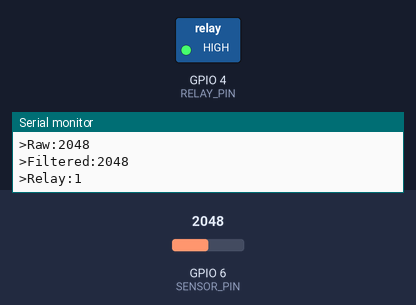
A program run on a simulated ESP32-S3. Shown: switched loads named in the program (green lamp = pin HIGH), the last lines printed to the serial monitor. Inputs (shaded band) come from the test bench; at power-on: GPIO 6 (SENSOR_PIN) = 2048 (analog values on the 0–4095 scale).

Above: at 1.2 s.
1.3 s: GPIO 6 (SENSOR_PIN) set to 2863
3.9 s: GPIO 6 (SENSOR_PIN) set to 2956
At 4.8 s:
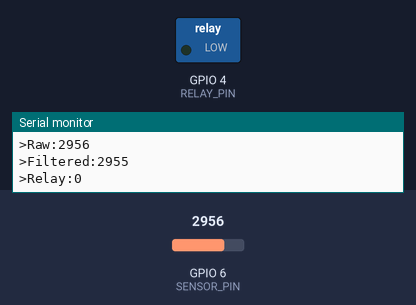
5.4 s: GPIO 6 (SENSOR_PIN) set to 2260
7.9 s: GPIO 6 (SENSOR_PIN) set to 2133
At 8.3 s:
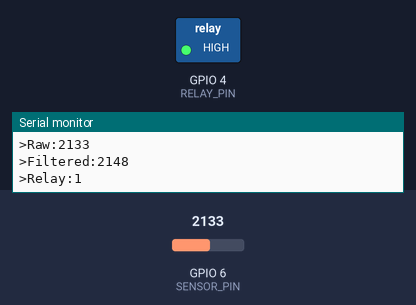
9.5 s: GPIO 6 (SENSOR_PIN) set to 2940
At 11.4 s:
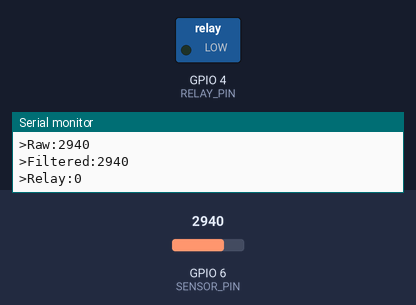
Timing chart, 0 to 12.5 s (numbered marks = the images above; inputs shaded):
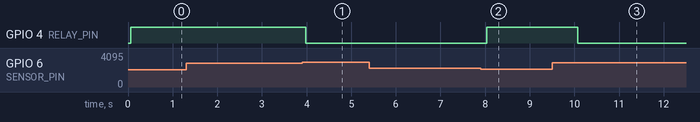

Measured:
- the behaviour switches between 2900 and 2901 on GPIO 6 (SENSOR_PIN) (found by bisection; images 0 and 1)
- the behaviour switches between 2200 and 2199 on GPIO 6 (SENSOR_PIN) (found by bisection; images 1 and 2)
- after the input at 3.9 s, GPIO 4 (RELAY_PIN): HIGH → LOW after 0.09 s
- after the input at 7.9 s, GPIO 4 (RELAY_PIN): LOW → HIGH after 0.13 s
- after the input at 9.5 s, GPIO 4 (RELAY_PIN): HIGH → LOW after 0.57 s

The program:

main.cpp
```cpp
#include <Arduino.h>

const int SENSOR_PIN = 6; // Pin connected to the photoresistor voltage divider (GPIO In, ADC)
const int RELAY_PIN = 4;  // Pin driving the relay transistor (GPIO Out)

// Hysteresis thresholds (ADC 0...4095).
// Below THRESHOLD_DARK  -> dark  -> relay ON.
// Above THRESHOLD_LIGHT -> light -> relay OFF.
// Between the thresholds the state does not change, so the relay does not "chatter".
const int THRESHOLD_DARK = 2200;
const int THRESHOLD_LIGHT = 2900;

// EMA filter: y = alpha * x + (1 - alpha) * y_prev.
// Smaller alpha -> stronger smoothing, but slower response.
// When sampling every 20 ms, alpha = 0.1 gives a time constant of ~200 ms.
const float EMA_ALPHA = 0.1f;

const unsigned long LOOP_PERIOD_MS = 20;  // Sensor sampling period
const unsigned long LOG_PERIOD_MS = 100;   // Teleplot output period

bool relayOn = false;              // Current relay state
float filteredValue = 0;           // EMA filter output (y[i-1])
unsigned long lastLogMs = 0;       // Time of the last Serial output

void setup() {
  Serial.begin(115200);
  Serial.println("LDR relay controller started");

  pinMode(RELAY_PIN, OUTPUT);
  digitalWrite(RELAY_PIN, LOW); // Start with the relay off

  // ADC resolution (12 bits = 0...4095)
  analogReadResolution(12);

  // --- Temporary sensor pin diagnostics ---
  pinMode(SENSOR_PIN, INPUT_PULLDOWN); delay(20);
  int withPullDown = analogRead(SENSOR_PIN);
  pinMode(SENSOR_PIN, INPUT_PULLUP);   delay(20);
  int withPullUp = analogRead(SENSOR_PIN);
  pinMode(SENSOR_PIN, INPUT);          delay(20);
  int noPull = analogRead(SENSOR_PIN);
  Serial.printf("DIAG GPIO%d: pulldown=%d pullup=%d none=%d mV=%d\n",
                SENSOR_PIN, withPullDown, withPullUp, noPull, analogReadMilliVolts(SENSOR_PIN));

  // Seed the filter with a real reading to avoid a "ramp-up" from zero
  filteredValue = analogRead(SENSOR_PIN);
}

void loop() {
  // 1. Read the value from the R1(LDR) + R2 divider
  int rawValue = analogRead(SENSOR_PIN);

  // 1a. Smooth it with the EMA filter
  filteredValue = EMA_ALPHA * rawValue + (1.0f - EMA_ALPHA) * filteredValue;
  int adcValue = (int)(filteredValue + 0.5f); // rounded value for comparison

  // 2. Compare the filtered value against the thresholds (hysteresis)
  if (adcValue < THRESHOLD_DARK && !relayOn) {
    relayOn = true;
    digitalWrite(RELAY_PIN, HIGH); // Dark -> turn the relay on
    Serial.print("Dark  -> relay ON  (ADC = ");
    Serial.print(adcValue);
    Serial.println(")");
  } else if (adcValue > THRESHOLD_LIGHT && relayOn) {
    relayOn = false;
    digitalWrite(RELAY_PIN, LOW);  // Light -> turn the relay off
    Serial.print("Light -> relay OFF (ADC = ");
    Serial.print(adcValue);
    Serial.println(")");
  }
  // 3. Between the thresholds nothing changes

  // Teleplot output format: ">name:value" -> a separate plot for each variable
  if (millis() - lastLogMs >= LOG_PERIOD_MS) {
    lastLogMs = millis();
    Serial.print(">Raw:");
    Serial.println(rawValue);
    Serial.print(">Filtered:");
    Serial.println(adcValue);
    Serial.print(">Relay:");
    Serial.println(relayOn ? 1 : 0);
  }

  delay(LOOP_PERIOD_MS);
}
```
